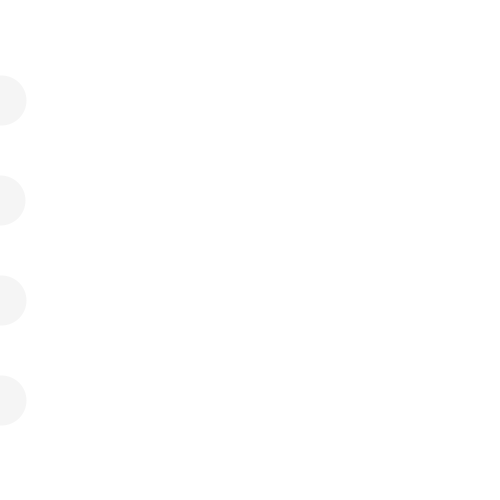
Frame 1 (no input)
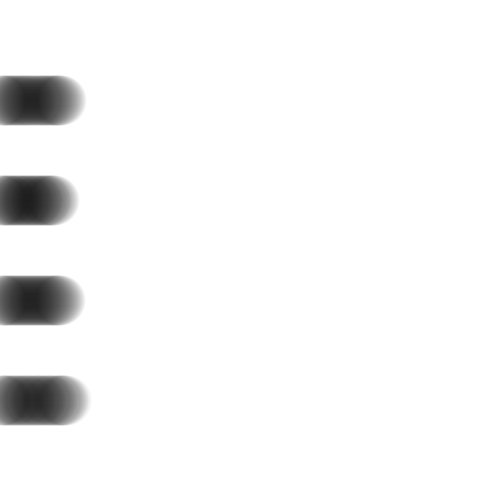
Frame 60 (the mouse pressed at the canvas centre just before this capture)
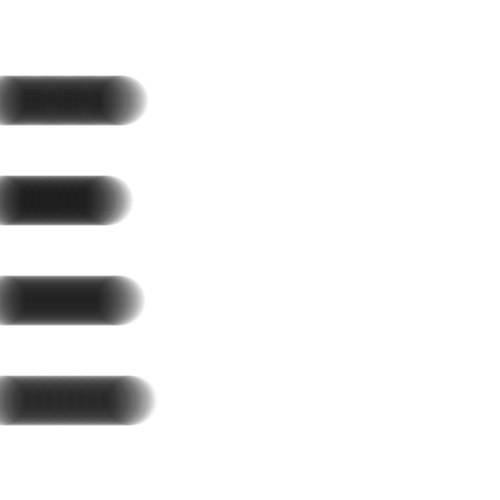
Frame 120 (the mouse held since frame 60 and released just before this capture)

The Processing sketch that drew these frames (run headless with seeded random() and noise(); from frame 60 on, the mouse is pressed at the canvas centre):

// Processing sketch: e06_wyscigi
// ── e06_wyscigi.pde
void setup()
{
  size(500, 500);
  strokeWeight(50);
  stroke(0, 10);
  background(255);
}

void draw()
{
   point(frameCount*1.03, height*0.2);
   point(frameCount*0.9, height*0.4);
   point(frameCount, height*0.6);
   point(frameCount*1.1, height*0.8);
}
